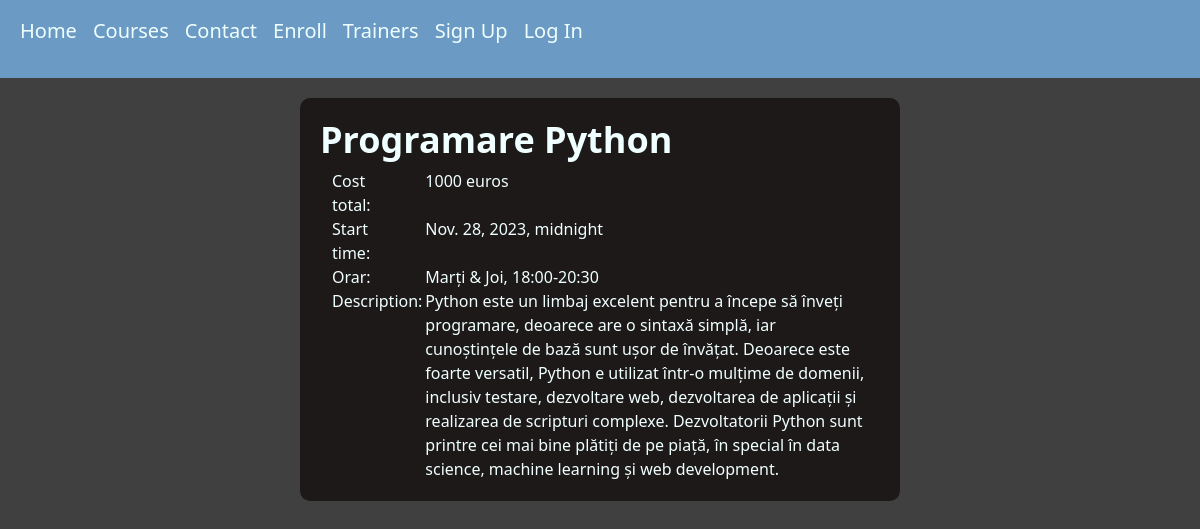
Screenshot of /course_detail/2 with the database file from the repository.
### mainapp/models.py (models this page shows, shortened)
class Course(models.Model):
    course_name=models.CharField(max_length=100)
    description=models.TextField()
    cost=models.CharField(max_length=10)
    start_time=models.DateTimeField()
    orar=models.CharField(max_length=50)
    trainer=models.ForeignKey(Trainer, on_delete=models.CASCADE, blank=True, null=True)
    course_logo=models.CharField(max_length=500, null=True)
    create_date=models.DateTimeField(auto_now_add=True)
    modify_date=models.DateTimeField(auto_now=True)
    class Meta:
        db_table = 'course'

### mainapp/views.py (the view)
# urls.py: path('course_detail/<int:id>', views.CourseDetailView.as_view(), name='course_detail'),
class CourseDetailView(DetailView):
    model = models.Course
    template_name = 'mainapp/course_detail.html'
    context_object_name = 'course'
    pk_url_kwarg = 'id'
    def get_context_data(self, **kwargs: Any):
        context =  super().get_context_data(**kwargs)
        return context

### mainapp/templates/mainapp/course_detail.html (shortened to what this page needs)
{% extends 'mainapp/header.html' %}
{% block content %}
<div class="course-details-container">
  <h1 style="font-size: 36px; font-weight: bold">{{ course.course_name }}</h1>
  <div class="container">
      <div class="row">
          <div class="col-2">Cost total: </div>
          <div class="col-10"><p>{{ course.cost }}</p></div>
      </div>
      <div class="row">
          <div class="col-2">Start time: </div>
          <div class="col-10"><p>{{ course.start_time }}</p></div>
      </div>
      <div class="row">
          <div class="col-2">Orar: </div>
          <div class="col-10"><p>{{ course.orar}}</p></div>
      </div>
      <div class="row">
          <div class="col-2">Description: </div>
          <div class="col-10"><p>{{ course.description }}</p></div>
      </div>
  </div>
</div>
{% endblock %}

### mainapp/templates/mainapp/header.html (style rules this page uses)
body { background-color: #404040; background-size: cover; background-repeat: no-repeat; background-attachment: fixed; color: azure; }

### mainapp/templates/mainapp/include/navbar.html (style rules this page uses)
body { color: azure; }

### mainapp/templates/mainapp/course_detail.html (style rules this page uses)
.course-details-container { background-color: #1d1919; border-radius: 10px; padding: 20px; margin: 20px auto; max-width: 600px; }
.course-details-container p { margin-bottom: 0; }

### rows the page displays
Course: course_name "Programare Python", cost "1000 euros", start_time "Nov. 28, 2023, midnight", orar "Marți & Joi, 18:00-20:30", description "Python este un limbaj excelent pentru a începe să înveți programare, deoarece are o sintaxă simplă, iar cunoștințele de bază sunt ușor de învățat. Deoarece este foarte versatil, Python e utilizat într-o mulțime de domenii, inclusiv testare, dezvoltare web, dezvoltarea de aplicații și realizarea de scripturi complexe. Dezvoltatorii Python sunt printre cei mai bine plătiți de pe piață, în special în data science, machine learning și web development."
